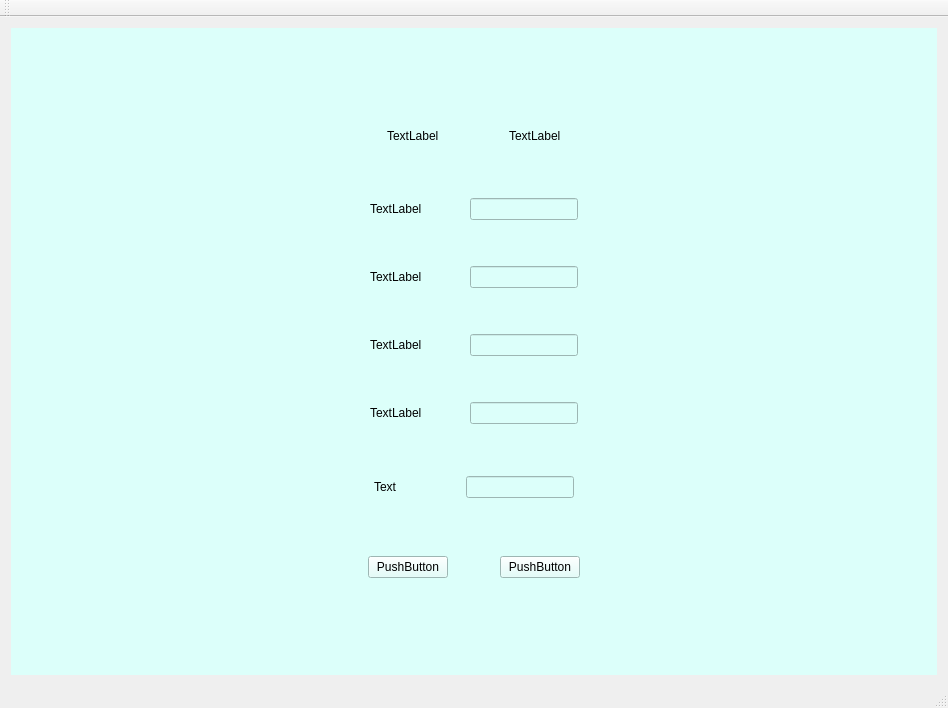
<?xml version="1.0" encoding="UTF-8"?>
<ui version="4.0">
 <class>MainWindow</class>
 <widget class="QMainWindow" name="MainWindow">
  <property name="geometry">
   <rect>
    <x>0</x>
    <y>0</y>
    <width>948</width>
    <height>708</height>
   </rect>
  </property>
  <property name="windowTitle">
   <string>MainWindow</string>
  </property>
  <property name="windowIcon">
   <iconset>
    <normaloff>images/sh.jpg</normaloff>images/sh.jpg</iconset>
  </property>
  <widget class="QWidget" name="centralWidget">
   <layout class="QGridLayout" name="gridLayout_4">
    <item row="0" column="0">
     <widget class="QStackedWidget" name="stackedWidget">
      <property name="styleSheet">
       <string notr="true">background-color: rgb(220, 255, 250);</string>
      </property>
      <property name="currentIndex">
       <number>0</number>
      </property>
      <widget class="QWidget" name="page_5">
       <layout class="QGridLayout" name="gridLayout_2">
        <item row="0" column="1">
         <spacer name="verticalSpacer_9">
          <property name="orientation">
           <enum>Qt::Vertical</enum>
          </property>
          <property name="sizeHint" stdset="0">
           <size>
            <width>20</width>
            <height>40</height>
           </size>
          </property>
         </spacer>
        </item>
        <item row="2" column="1">
         <spacer name="verticalSpacer_10">
          <property name="orientation">
           <enum>Qt::Vertical</enum>
          </property>
          <property name="sizeHint" stdset="0">
           <size>
            <width>20</width>
            <height>40</height>
           </size>
          </property>
         </spacer>
        </item>
        <item row="1" column="1">
         <layout class="QVBoxLayout" name="verticalLayout_3">
          <property name="leftMargin">
           <number>6</number>
          </property>
          <property name="topMargin">
           <number>6</number>
          </property>
          <property name="rightMargin">
           <number>6</number>
          </property>
          <property name="bottomMargin">
           <number>6</number>
          </property>
          <item>
           <spacer name="verticalSpacer">
            <property name="orientation">
             <enum>Qt::Vertical</enum>
            </property>
            <property name="sizeHint" stdset="0">
             <size>
              <width>20</width>
              <height>40</height>
             </size>
            </property>
           </spacer>
          </item>
          <item>
           <layout class="QHBoxLayout" name="horizontalLayout_8">
            <item>
             <spacer name="horizontalSpacer_9">
              <property name="orientation">
               <enum>Qt::Horizontal</enum>
              </property>
              <property name="sizeHint" stdset="0">
               <size>
                <width>40</width>
                <height>20</height>
               </size>
              </property>
             </spacer>
            </item>
            <item>
             <widget class="QLabel" name="label_6">
              <property name="text">
               <string>TextLabel</string>
              </property>
             </widget>
            </item>
            <item>
             <spacer name="horizontalSpacer">
              <property name="orientation">
               <enum>Qt::Horizontal</enum>
              </property>
              <property name="sizeHint" stdset="0">
               <size>
                <width>40</width>
                <height>20</height>
               </size>
              </property>
             </spacer>
            </item>
            <item>
             <widget class="QLabel" name="label_7">
              <property name="text">
               <string>TextLabel</string>
              </property>
             </widget>
            </item>
            <item>
             <spacer name="horizontalSpacer_10">
              <property name="orientation">
               <enum>Qt::Horizontal</enum>
              </property>
              <property name="sizeHint" stdset="0">
               <size>
                <width>40</width>
                <height>20</height>
               </size>
              </property>
             </spacer>
            </item>
           </layout>
          </item>
          <item>
           <spacer name="verticalSpacer_2">
            <property name="orientation">
             <enum>Qt::Vertical</enum>
            </property>
            <property name="sizeHint" stdset="0">
             <size>
              <width>20</width>
              <height>40</height>
             </size>
            </property>
           </spacer>
          </item>
          <item>
           <layout class="QVBoxLayout" name="verticalLayout_2">
            <property name="leftMargin">
             <number>6</number>
            </property>
            <property name="topMargin">
             <number>6</number>
            </property>
            <property name="rightMargin">
             <number>6</number>
            </property>
            <property name="bottomMargin">
             <number>6</number>
            </property>
            <item>
             <layout class="QHBoxLayout" name="horizontalLayout_6">
              <item>
               <spacer name="horizontalSpacer_3">
                <property name="orientation">
                 <enum>Qt::Horizontal</enum>
                </property>
                <property name="sizeHint" stdset="0">
                 <size>
                  <width>40</width>
                  <height>20</height>
                 </size>
                </property>
               </spacer>
              </item>
              <item>
               <widget class="QLabel" name="label_4">
                <property name="text">
                 <string>TextLabel</string>
                </property>
               </widget>
              </item>
              <item>
               <spacer name="horizontalSpacer_5">
                <property name="orientation">
                 <enum>Qt::Horizontal</enum>
                </property>
                <property name="sizeHint" stdset="0">
                 <size>
                  <width>40</width>
                  <height>20</height>
                 </size>
                </property>
               </spacer>
              </item>
              <item>
               <widget class="QLineEdit" name="lineEdit"/>
              </item>
              <item>
               <spacer name="horizontalSpacer_4">
                <property name="orientation">
                 <enum>Qt::Horizontal</enum>
                </property>
                <property name="sizeHint" stdset="0">
                 <size>
                  <width>40</width>
                  <height>20</height>
                 </size>
                </property>
               </spacer>
              </item>
             </layout>
            </item>
            <item>
             <spacer name="verticalSpacer_3">
              <property name="orientation">
               <enum>Qt::Vertical</enum>
              </property>
              <property name="sizeHint" stdset="0">
               <size>
                <width>20</width>
                <height>40</height>
               </size>
              </property>
             </spacer>
            </item>
            <item>
             <layout class="QHBoxLayout" name="horizontalLayout_5">
              <item>
               <spacer name="horizontalSpacer_6">
                <property name="orientation">
                 <enum>Qt::Horizontal</enum>
                </property>
                <property name="sizeHint" stdset="0">
                 <size>
                  <width>40</width>
                  <height>20</height>
                 </size>
                </property>
               </spacer>
              </item>
              <item>
               <widget class="QLabel" name="label_3">
                <property name="text">
                 <string>TextLabel</string>
                </property>
               </widget>
              </item>
              <item>
               <spacer name="horizontalSpacer_7">
                <property name="orientation">
                 <enum>Qt::Horizontal</enum>
                </property>
                <property name="sizeHint" stdset="0">
                 <size>
                  <width>40</width>
                  <height>20</height>
                 </size>
                </property>
               </spacer>
              </item>
              <item>
               <widget class="QLineEdit" name="lineEdit_2"/>
              </item>
              <item>
               <spacer name="horizontalSpacer_8">
                <property name="orientation">
                 <enum>Qt::Horizontal</enum>
                </property>
                <property name="sizeHint" stdset="0">
                 <size>
                  <width>40</width>
                  <height>20</height>
                 </size>
                </property>
               </spacer>
              </item>
             </layout>
            </item>
            <item>
             <spacer name="verticalSpacer_4">
              <property name="orientation">
               <enum>Qt::Vertical</enum>
              </property>
              <property name="sizeHint" stdset="0">
               <size>
                <width>20</width>
                <height>40</height>
               </size>
              </property>
             </spacer>
            </item>
            <item>
             <layout class="QHBoxLayout" name="horizontalLayout_4">
              <item>
               <spacer name="horizontalSpacer_11">
                <property name="orientation">
                 <enum>Qt::Horizontal</enum>
                </property>
                <property name="sizeHint" stdset="0">
                 <size>
                  <width>40</width>
                  <height>20</height>
                 </size>
                </property>
               </spacer>
              </item>
              <item>
               <widget class="QLabel" name="label_2">
                <property name="text">
                 <string>TextLabel</string>
                </property>
               </widget>
              </item>
              <item>
               <spacer name="horizontalSpacer_15">
                <property name="orientation">
                 <enum>Qt::Horizontal</enum>
                </property>
                <property name="sizeHint" stdset="0">
                 <size>
                  <width>40</width>
                  <height>20</height>
                 </size>
                </property>
               </spacer>
              </item>
              <item>
               <widget class="QLineEdit" name="lineEdit_3"/>
              </item>
              <item>
               <spacer name="horizontalSpacer_14">
                <property name="orientation">
                 <enum>Qt::Horizontal</enum>
                </property>
                <property name="sizeHint" stdset="0">
                 <size>
                  <width>40</width>
                  <height>20</height>
                 </size>
                </property>
               </spacer>
              </item>
             </layout>
            </item>
            <item>
             <spacer name="verticalSpacer_5">
              <property name="orientation">
               <enum>Qt::Vertical</enum>
              </property>
              <property name="sizeHint" stdset="0">
               <size>
                <width>20</width>
                <height>40</height>
               </size>
              </property>
             </spacer>
            </item>
            <item>
             <layout class="QHBoxLayout" name="horizontalLayout_7">
              <item>
               <spacer name="horizontalSpacer_12">
                <property name="orientation">
                 <enum>Qt::Horizontal</enum>
                </property>
                <property name="sizeHint" stdset="0">
                 <size>
                  <width>40</width>
                  <height>20</height>
                 </size>
                </property>
               </spacer>
              </item>
              <item>
               <widget class="QLabel" name="label_5">
                <property name="text">
                 <string>TextLabel</string>
                </property>
               </widget>
              </item>
              <item>
               <spacer name="horizontalSpacer_16">
                <property name="orientation">
                 <enum>Qt::Horizontal</enum>
                </property>
                <property name="sizeHint" stdset="0">
                 <size>
                  <width>40</width>
                  <height>20</height>
                 </size>
                </property>
               </spacer>
              </item>
              <item>
               <widget class="QLineEdit" name="lineEdit_4"/>
              </item>
              <item>
               <spacer name="horizontalSpacer_17">
                <property name="orientation">
                 <enum>Qt::Horizontal</enum>
                </property>
                <property name="sizeHint" stdset="0">
                 <size>
                  <width>40</width>
                  <height>20</height>
                 </size>
                </property>
               </spacer>
              </item>
             </layout>
            </item>
            <item>
             <spacer name="verticalSpacer_6">
              <property name="orientation">
               <enum>Qt::Vertical</enum>
              </property>
              <property name="sizeHint" stdset="0">
               <size>
                <width>20</width>
                <height>40</height>
               </size>
              </property>
             </spacer>
            </item>
            <item>
             <layout class="QHBoxLayout" name="horizontalLayout_3">
              <property name="sizeConstraint">
               <enum>QLayout::SetFixedSize</enum>
              </property>
              <property name="leftMargin">
               <number>6</number>
              </property>
              <property name="topMargin">
               <number>6</number>
              </property>
              <property name="rightMargin">
               <number>6</number>
              </property>
              <property name="bottomMargin">
               <number>6</number>
              </property>
              <item>
               <spacer name="horizontalSpacer_13">
                <property name="orientation">
                 <enum>Qt::Horizontal</enum>
                </property>
                <property name="sizeHint" stdset="0">
                 <size>
                  <width>40</width>
                  <height>20</height>
                 </size>
                </property>
               </spacer>
              </item>
              <item>
               <widget class="QLabel" name="label">
                <property name="text">
                 <string>Text       </string>
                </property>
               </widget>
              </item>
              <item>
               <spacer name="horizontalSpacer_18">
                <property name="orientation">
                 <enum>Qt::Horizontal</enum>
                </property>
                <property name="sizeHint" stdset="0">
                 <size>
                  <width>40</width>
                  <height>20</height>
                 </size>
                </property>
               </spacer>
              </item>
              <item>
               <widget class="QLineEdit" name="lineEdit_5"/>
              </item>
              <item>
               <spacer name="horizontalSpacer_19">
                <property name="orientation">
                 <enum>Qt::Horizontal</enum>
                </property>
                <property name="sizeHint" stdset="0">
                 <size>
                  <width>40</width>
                  <height>20</height>
                 </size>
                </property>
               </spacer>
              </item>
             </layout>
            </item>
            <item>
             <spacer name="verticalSpacer_7">
              <property name="orientation">
               <enum>Qt::Vertical</enum>
              </property>
              <property name="sizeHint" stdset="0">
               <size>
                <width>20</width>
                <height>40</height>
               </size>
              </property>
             </spacer>
            </item>
           </layout>
          </item>
          <item>
           <layout class="QHBoxLayout" name="horizontalLayout_9">
            <item>
             <spacer name="horizontalSpacer_20">
              <property name="orientation">
               <enum>Qt::Horizontal</enum>
              </property>
              <property name="sizeHint" stdset="0">
               <size>
                <width>40</width>
                <height>20</height>
               </size>
              </property>
             </spacer>
            </item>
            <item>
             <widget class="QPushButton" name="pushButton_7">
              <property name="text">
               <string>PushButton</string>
              </property>
             </widget>
            </item>
            <item>
             <spacer name="horizontalSpacer_2">
              <property name="orientation">
               <enum>Qt::Horizontal</enum>
              </property>
              <property name="sizeHint" stdset="0">
               <size>
                <width>40</width>
                <height>20</height>
               </size>
              </property>
             </spacer>
            </item>
            <item>
             <widget class="QPushButton" name="pushButton_6">
              <property name="text">
               <string>PushButton</string>
              </property>
             </widget>
            </item>
            <item>
             <spacer name="horizontalSpacer_21">
              <property name="orientation">
               <enum>Qt::Horizontal</enum>
              </property>
              <property name="sizeHint" stdset="0">
               <size>
                <width>40</width>
                <height>20</height>
               </size>
              </property>
             </spacer>
            </item>
           </layout>
          </item>
          <item>
           <spacer name="verticalSpacer_8">
            <property name="orientation">
             <enum>Qt::Vertical</enum>
            </property>
            <property name="sizeHint" stdset="0">
             <size>
              <width>20</width>
              <height>40</height>
             </size>
            </property>
           </spacer>
          </item>
         </layout>
        </item>
        <item row="1" column="0">
         <spacer name="horizontalSpacer_22">
          <property name="orientation">
           <enum>Qt::Horizontal</enum>
          </property>
          <property name="sizeHint" stdset="0">
           <size>
            <width>40</width>
            <height>20</height>
           </size>
          </property>
         </spacer>
        </item>
        <item row="1" column="2">
         <spacer name="horizontalSpacer_24">
          <property name="orientation">
           <enum>Qt::Horizontal</enum>
          </property>
          <property name="sizeHint" stdset="0">
           <size>
            <width>40</width>
            <height>20</height>
           </size>
          </property>
         </spacer>
        </item>
       </layout>
      </widget>
      <widget class="QWidget" name="page_6">
       <widget class="QComboBox" name="Select_Action">
        <property name="geometry">
         <rect>
          <x>210</x>
          <y>180</y>
          <width>79</width>
          <height>22</height>
         </rect>
        </property>
        <item>
         <property name="text">
          <string>Add</string>
         </property>
        </item>
        <item>
         <property name="text">
          <string>Update</string>
         </property>
        </item>
        <item>
         <property name="text">
          <string>Delete</string>
         </property>
        </item>
       </widget>
       <widget class="QPushButton" name="get_Action">
        <property name="geometry">
         <rect>
          <x>240</x>
          <y>260</y>
          <width>80</width>
          <height>22</height>
         </rect>
        </property>
        <property name="text">
         <string>PushButton</string>
        </property>
       </widget>
      </widget>
     </widget>
    </item>
   </layout>
  </widget>
  <widget class="QStatusBar" name="statusBar"/>
  <widget class="QToolBar" name="mainToolBar">
   <attribute name="toolBarArea">
    <enum>TopToolBarArea</enum>
   </attribute>
   <attribute name="toolBarBreak">
    <bool>false</bool>
   </attribute>
  </widget>
  <widget class="QMenuBar" name="menuBar">
   <property name="geometry">
    <rect>
     <x>0</x>
     <y>0</y>
     <width>948</width>
     <height>19</height>
    </rect>
   </property>
  </widget>
 </widget>
 <layoutdefault spacing="6" margin="11"/>
 <resources/>
 <connections/>
</ui>
